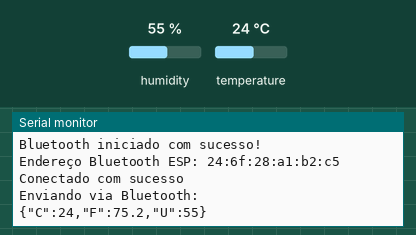
Bench run of a program on a simulated ESP32. Shown: the last lines printed to the serial monitor. Inputs (shaded band) come from the test bench; at power-on: humidity 55 %, temperature 24 °C. Nothing arrives over Bluetooth unless stated.

Above: at 1.2 s.
1.3 s: humidity set to 22 %
At 2.6 s:
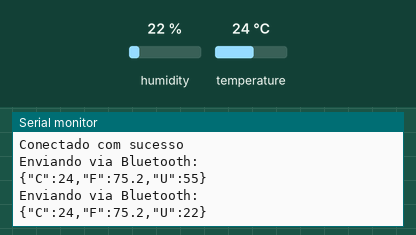
4.0 s: temperature set to 12 °C
At 5.5 s:
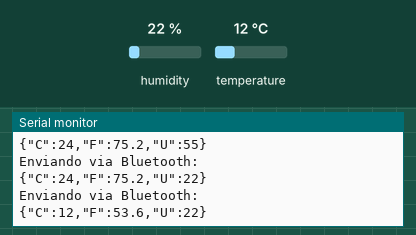
6.7 s: humidity set to 40 %
At 8.9 s:
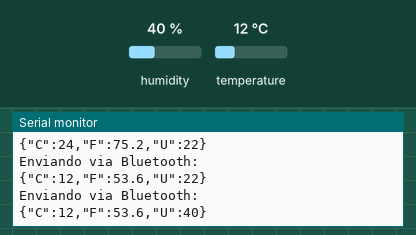
Timing chart, 0 to 10.4 s (numbered marks = the images above; inputs shaded):
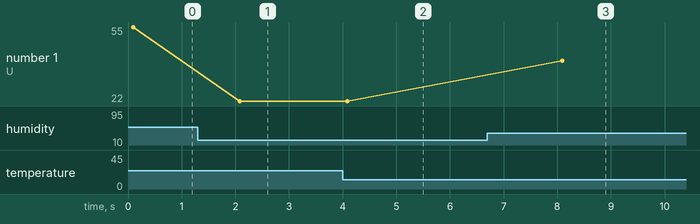

Measured:
- after the input at 1.3 s, the serial monitor: prints a new line after 0.78 s (image 1)
- after the input at 4.0 s, the serial monitor: prints a new line after 0.08 s (image 2)
- after the input at 6.7 s, the serial monitor: prints a new line after 1.4 s (image 3)
- plotted number 1: 22 → 40 after the input at 6.7 s

The program:

main.cpp
```cpp
#include "DHT.h"
#include <BluetoothSerial.h>
#include <ArduinoJson.h>

#define DHTPIN 15
#define DHTTYPE DHT22

BluetoothSerial BT;
DHT dht(DHTPIN, DHTTYPE);

float tempAnterior = 0;
float umidadeAnterior = 0;
float fAnterior = 0;

uint8_t endG[] = {0xF4, 0x65, 0x0B, 0x48, 0xA6, 0xCA};
void setup()
{
  Serial.begin(9600);
  Serial.println("Iniciando o sensor DHT22...");
  dht.begin();

  if (BT.begin("EspMasterFernanda", true))
  {
    Serial.println("Bluetooth iniciado com sucesso!");
    Serial.print("Endereço Bluetooth ESP: ");
    Serial.println(BT.getBtAddressString());
  }
  else
  {
    Serial.println("Erro ao iniciar o Bluetooth!");
  }
  if (BT.connect(endG))
    {
        Serial.println("Conectado com sucesso");
    }else{
        Serial.println("Erro ao conectar");
    }
}

void loop()
{
  float tempAtual = dht.readTemperature();
  float umidadeAtual = dht.readHumidity();
  float fAtual = dht.readTemperature(true);

  if (isnan(tempAtual) || isnan(umidadeAtual) || isnan(fAtual))
  {
    Serial.println("Falha na leitura do DHT22!");
    delay(2000);
    return;
  }

  if (tempAtual != tempAnterior || umidadeAtual != umidadeAnterior || fAtual != fAnterior)
  {
    // Monta uma ÚNICA STRING com os 3 valores
   StaticJsonDocument<200> doc;

    doc["C"] = tempAtual;
    doc["F"] = fAtual;
    doc["U"] = umidadeAtual;

    String mensagemEnviar;
    serializeJson(doc, mensagemEnviar);

    Serial.println("Enviando via Bluetooth:");
    Serial.println(mensagemEnviar);

    // Envia para o ESP2 (ou outro dispositivo)
    BT.println(mensagemEnviar);

    // Atualiza os valores anteriores
    tempAnterior = tempAtual;
    umidadeAnterior = umidadeAtual;
    fAnterior = fAtual;
  }

}
```
